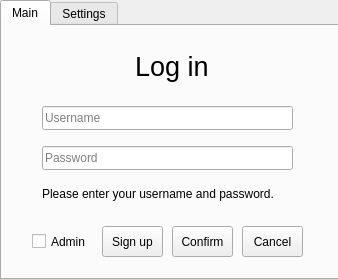
<?xml version="1.0" encoding="UTF-8"?>
<ui version="4.0">
 <class>login</class>
 <widget class="QWidget" name="login">
  <property name="geometry">
   <rect>
    <x>0</x>
    <y>0</y>
    <width>338</width>
    <height>279</height>
   </rect>
  </property>
  <property name="windowTitle">
   <string>Form</string>
  </property>
  <property name="styleSheet">
   <string notr="true"/>
  </property>
  <widget class="QTabWidget" name="tabWidget">
   <property name="geometry">
    <rect>
     <x>0</x>
     <y>0</y>
     <width>340</width>
     <height>280</height>
    </rect>
   </property>
   <property name="styleSheet">
    <string notr="true"/>
   </property>
   <property name="currentIndex">
    <number>0</number>
   </property>
   <widget class="QWidget" name="tab">
    <property name="styleSheet">
     <string notr="true"/>
    </property>
    <attribute name="title">
     <string>Main</string>
    </attribute>
    <widget class="QWidget" name="layoutWidget">
     <property name="geometry">
      <rect>
       <x>10</x>
       <y>20</y>
       <width>319</width>
       <height>41</height>
      </rect>
     </property>
     <layout class="QHBoxLayout" name="horizontalLayout_2">
      <item>
       <spacer name="horizontalSpacer">
        <property name="orientation">
         <enum>Qt::Horizontal</enum>
        </property>
        <property name="sizeHint" stdset="0">
         <size>
          <width>40</width>
          <height>20</height>
         </size>
        </property>
       </spacer>
      </item>
      <item>
       <widget class="QLabel" name="label">
        <property name="font">
         <font>
          <pointsize>20</pointsize>
         </font>
        </property>
        <property name="layoutDirection">
         <enum>Qt::LeftToRight</enum>
        </property>
        <property name="text">
         <string>Log in</string>
        </property>
        <property name="textFormat">
         <enum>Qt::AutoText</enum>
        </property>
       </widget>
      </item>
      <item>
       <spacer name="horizontalSpacer_2">
        <property name="orientation">
         <enum>Qt::Horizontal</enum>
        </property>
        <property name="sizeHint" stdset="0">
         <size>
          <width>40</width>
          <height>20</height>
         </size>
        </property>
       </spacer>
      </item>
     </layout>
    </widget>
    <widget class="QLineEdit" name="UsernameEdit">
     <property name="geometry">
      <rect>
       <x>40</x>
       <y>80</y>
       <width>251</width>
       <height>24</height>
      </rect>
     </property>
     <property name="styleSheet">
      <string notr="true"/>
     </property>
     <property name="text">
      <string/>
     </property>
     <property name="placeholderText">
      <string>Username</string>
     </property>
    </widget>
    <widget class="QLineEdit" name="PasswordEdit">
     <property name="geometry">
      <rect>
       <x>40</x>
       <y>120</y>
       <width>251</width>
       <height>24</height>
      </rect>
     </property>
     <property name="text">
      <string/>
     </property>
     <property name="echoMode">
      <enum>QLineEdit::Password</enum>
     </property>
     <property name="placeholderText">
      <string>Password</string>
     </property>
    </widget>
    <widget class="QLabel" name="promptlabel">
     <property name="geometry">
      <rect>
       <x>40</x>
       <y>160</y>
       <width>241</width>
       <height>16</height>
      </rect>
     </property>
     <property name="text">
      <string>Please enter your username and password.</string>
     </property>
    </widget>
    <widget class="QCheckBox" name="admin_checkBox">
     <property name="geometry">
      <rect>
       <x>30</x>
       <y>200</y>
       <width>61</width>
       <height>31</height>
      </rect>
     </property>
     <property name="text">
      <string>Admin</string>
     </property>
    </widget>
    <widget class="QPushButton" name="sign_upButton">
     <property name="geometry">
      <rect>
       <x>100</x>
       <y>200</y>
       <width>61</width>
       <height>31</height>
      </rect>
     </property>
     <property name="font">
      <font>
       <bold>false</bold>
      </font>
     </property>
     <property name="text">
      <string>Sign up</string>
     </property>
    </widget>
    <widget class="QPushButton" name="confirmButton">
     <property name="geometry">
      <rect>
       <x>170</x>
       <y>200</y>
       <width>61</width>
       <height>31</height>
      </rect>
     </property>
     <property name="text">
      <string>Confirm</string>
     </property>
    </widget>
    <widget class="QPushButton" name="cancelButton">
     <property name="geometry">
      <rect>
       <x>240</x>
       <y>200</y>
       <width>61</width>
       <height>31</height>
      </rect>
     </property>
     <property name="text">
      <string>Cancel</string>
     </property>
    </widget>
   </widget>
   <widget class="QWidget" name="tab_2">
    <attribute name="title">
     <string>Settings</string>
    </attribute>
    <widget class="QCheckBox" name="auto_clear_checkBox">
     <property name="geometry">
      <rect>
       <x>120</x>
       <y>110</y>
       <width>91</width>
       <height>22</height>
      </rect>
     </property>
     <property name="text">
      <string>Auto clear</string>
     </property>
     <property name="checked">
      <bool>true</bool>
     </property>
     <property name="tristate">
      <bool>false</bool>
     </property>
    </widget>
    <widget class="QCheckBox" name="auto_close_checkBox">
     <property name="geometry">
      <rect>
       <x>120</x>
       <y>150</y>
       <width>91</width>
       <height>22</height>
      </rect>
     </property>
     <property name="text">
      <string>Auto close</string>
     </property>
     <property name="checked">
      <bool>true</bool>
     </property>
     <property name="tristate">
      <bool>false</bool>
     </property>
    </widget>
    <widget class="QComboBox" name="theme_selectBox">
     <property name="geometry">
      <rect>
       <x>120</x>
       <y>70</y>
       <width>91</width>
       <height>24</height>
      </rect>
     </property>
     <item>
      <property name="text">
       <string>Default</string>
      </property>
     </item>
     <item>
      <property name="text">
       <string>BlackNBlue</string>
      </property>
     </item>
     <item>
      <property name="text">
       <string>Blue</string>
      </property>
     </item>
     <item>
      <property name="text">
       <string>Purple</string>
      </property>
     </item>
    </widget>
   </widget>
  </widget>
 </widget>
 <resources/>
 <connections/>
</ui>
